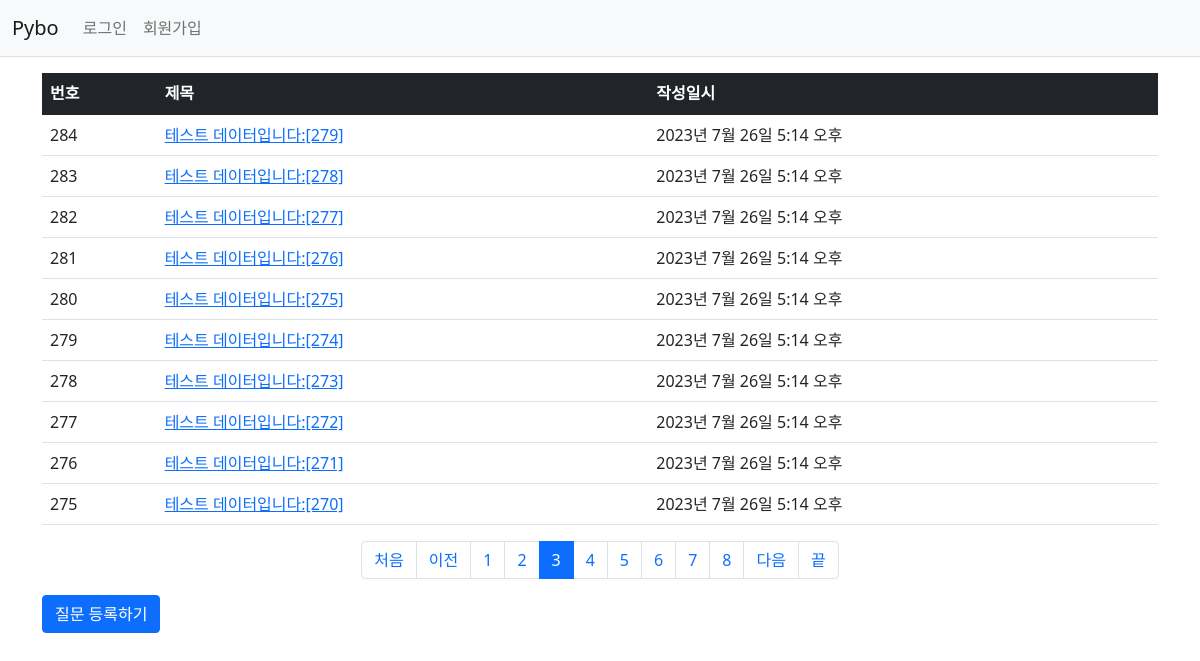
Page /pybo/?page=3 on the committed database.
### pybo/models.py (models this page shows, shortened)
class Question(models.Model):
    subject = models.CharField(max_length=200)
    content = models.TextField()
    create_date = models.DateTimeField()

### pybo/views.py (the view)
# urls.py: path('', views.index, name='index'),    # '/'에 해당되는 path
def index(request):
    page = request.GET.get('page', '1')     # 페이지
    question_list = Question.objects.order_by('-create_date')
    paginator = Paginator(question_list, 10)    # 페이지당 10개씩 보여주기
    page_obj = paginator.get_page(page)
    context = {'question_list': page_obj}
    return render(request, 'pybo/question_list.html', context)

### pybo/templatetags/pybo_filter.py (called while the page is built)
@register.filter
def sub(value, arg):
    return value - arg

### templates/pybo/question_list.html (shortened to what this page needs)
{% extends 'base.html' %}
{% load pybo_filter %}
{% block content %}
<div class="container my-3">
    <table class="table">
        <thread>
        <tr class="table-dark">
            <th>번호</th>
            <th>제목</th>
            <th>작성일시</th>
        </tr>
        </thread>
        <tbody>
        {% if question_list %}
        {% for question in question_list %}
        <tr>
            <td>
                {{ question_list.paginator.count|sub:question_list.start_index|sub:forloop.counter0|add:1 }}
            </td>
            <td>
                <a href="{% url 'pybo:detail' question.id %}"> {{ question.subject }} </a>
            </td>
            <td>{{ question.create_date }}</td>
        </tr>
        {% endfor %}
        {% else %}
        <tr>
            <td colspan="3">질문이 없습니다.</td>
        </tr>
        {% endif %}
        </tbody>
    </table>
<ul class="pagination justify-content-center">
    {% if question_list.has_previous %}
    <li class="page-item">
        <a class="page-link" href="?page=1">처음</a>
    </li>
    <li class="page-item">
        <a class="page-link" href="?page={{ question_list.previous_page_number }}">이전</a>
    </li>
    {% endif %}
    {% for page_number in question_list.paginator.page_range %}
    {% if page_number >= question_list.number|add:-5 and page_number <= question_list.number|add:5 %}
    {% if page_number == question_list.number %}
    <li class="page-item active" aria-current="page">
        <a class="page-link" href="?page={{ page_number }}">{{ page_number }}</a>
    </li>
    {% else %}
    <li class="page-item">
        <a class="page-link" href="?page={{ page_number }}">{{ page_number }}</a>
    </li>
    {% endif %}
    {% endif %}
    {% endfor %}
    {% if question_list.has_next %}
    <li class="page-item">
        <a class="page-link" href="?page={{ question_list.next_page_number }}">다음</a>
    </li>
    <li class="page-item">
        <a class="page-link" href="?page={{ question_list.paginator.count }}">끝</a>
    </li>
    {% endif %}
</ul>
    <a href="{% url 'pybo:question_create' %}" class="btn btn-primary">질문 등록하기</a>
</div>
{% endblock %}

### rows in the picture
Question: paginator.count|sub "284", subject "테스트 데이터입니다:[279]", create_date "2023년 7월 26일 5:14 오후"
Question: paginator.count|sub "283", subject "테스트 데이터입니다:[278]", create_date "2023년 7월 26일 5:14 오후"
Question: paginator.count|sub "282", subject "테스트 데이터입니다:[277]", create_date "2023년 7월 26일 5:14 오후"
Question: paginator.count|sub "281", subject "테스트 데이터입니다:[276]", create_date "2023년 7월 26일 5:14 오후"
Question: paginator.count|sub "280", subject "테스트 데이터입니다:[275]", create_date "2023년 7월 26일 5:14 오후"
Question: paginator.count|sub "279", subject "테스트 데이터입니다:[274]", create_date "2023년 7월 26일 5:14 오후"
Question: paginator.count|sub "278", subject "테스트 데이터입니다:[273]", create_date "2023년 7월 26일 5:14 오후"
Question: paginator.count|sub "277", subject "테스트 데이터입니다:[272]", create_date "2023년 7월 26일 5:14 오후"
Question: paginator.count|sub "276", subject "테스트 데이터입니다:[271]", create_date "2023년 7월 26일 5:14 오후"
Question: paginator.count|sub "275", subject "테스트 데이터입니다:[270]", create_date "2023년 7월 26일 5:14 오후"

### other values in the picture
{{ page_number }} "1" "2" "4" "5" "6" "7" "8"
{{ page_number }} "3"
